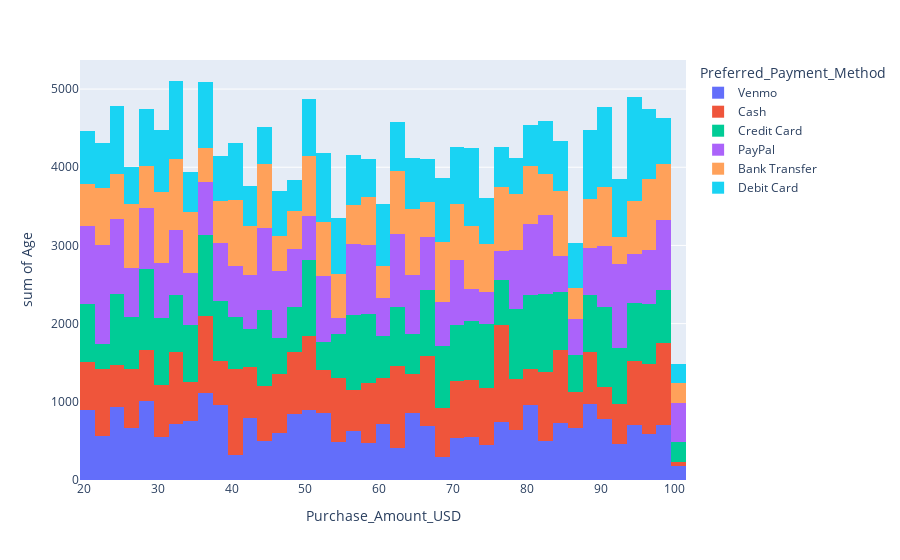

Notebook source saved alongside this figure:
### Code cell
fig = px.histogram(data, x="Purchase_Amount_USD", y="Age", color="Preferred_Payment_Method", hover_name="Purchase_Amount_USD")
fig.show()

### Figure 1 — Plotly figure (JSON) as saved in the notebook; plotly's stock layout.template omitted (floating-point values rounded to 4 significant figures; data arrays with more than 128 entries replaced by an {"elided": "..."} marker saying what was removed)
{"data": [{"bingroup": "x", "histfunc": "sum", "hovertemplate": "Preferred_Payment_Method=Venmo<br>Purchase_Amount_USD=%{x}<br>sum of Age=%{y}<extra></extra>", "legendgroup": "Venmo", "marker": {"color": "#636efa", "pattern": {"shape": ""}}, "name": "Venmo", "orientation": "v", "showlegend": true, "type": "histogram", "x": {"elided": "634 int values"}, "xaxis": "x", "y": {"elided": "634 int values"}, "yaxis": "y"}, {"bingroup": "x", "histfunc": "sum", "hovertemplate": "Preferred_Payment_Method=Cash<br>Purchase_Amount_USD=%{x}<br>sum of Age=%{y}<extra></extra>", "legendgroup": "Cash", "marker": {"color": "#EF553B", "pattern": {"shape": ""}}, "name": "Cash", "orientation": "v", "showlegend": true, "type": "histogram", "x": {"elided": "670 int values"}, "xaxis": "x", "y": {"elided": "670 int values"}, "yaxis": "y"}, {"bingroup": "x", "histfunc": "sum", "hovertemplate": "Preferred_Payment_Method=Credit Card<br>Purchase_Amount_USD=%{x}<br>sum of Age=%{y}<extra></extra>", "legendgroup": "Credit Card", "marker": {"color": "#00cc96", "pattern": {"shape": ""}}, "name": "Credit Card", "orientation": "v", "showlegend": true, "type": "histogram", "x": {"elided": "671 int values"}, "xaxis": "x", "y": {"elided": "671 int values"}, "yaxis": "y"}, {"bingroup": "x", "histfunc": "sum", "hovertemplate": "Preferred_Payment_Method=PayPal<br>Purchase_Amount_USD=%{x}<br>sum of Age=%{y}<extra></extra>", "legendgroup": "PayPal", "marker": {"color": "#ab63fa", "pattern": {"shape": ""}}, "name": "PayPal", "orientation": "v", "showlegend": true, "type": "histogram", "x": {"elided": "677 int values"}, "xaxis": "x", "y": {"elided": "677 int values"}, "yaxis": "y"}, {"bingroup": "x", "histfunc": "sum", "hovertemplate": "Preferred_Payment_Method=Bank Transfer<br>Purchase_Amount_USD=%{x}<br>sum of Age=%{y}<extra></extra>", "legendgroup": "Bank Transfer", "marker": {"color": "#FFA15A", "pattern": {"shape": ""}}, "name": "Bank Transfer", "orientation": "v", "showlegend": true, "type": "histogram", "x": {"elided": "612 int values"}, "xaxis": "x", "y": {"elided": "612 int values"}, "yaxis": "y"}, {"bingroup": "x", "histfunc": "sum", "hovertemplate": "Preferred_Payment_Method=Debit Card<br>Purchase_Amount_USD=%{x}<br>sum of Age=%{y}<extra></extra>", "legendgroup": "Debit Card", "marker": {"color": "#19d3f3", "pattern": {"shape": ""}}, "name": "Debit Card", "orientation": "v", "showlegend": true, "type": "histogram", "x": {"elided": "636 int values"}, "xaxis": "x", "y": {"elided": "636 int values"}, "yaxis": "y"}], "layout": {"barmode": "relative", "legend": {"title": {"text": "Preferred_Payment_Method"}, "tracegroupgap": 0}, "margin": {"t": 60}, "xaxis": {"anchor": "y", "domain": [0, 1], "title": {"text": "Purchase_Amount_USD"}}, "yaxis": {"anchor": "x", "domain": [0, 1], "title": {"text": "sum of Age"}}}}
